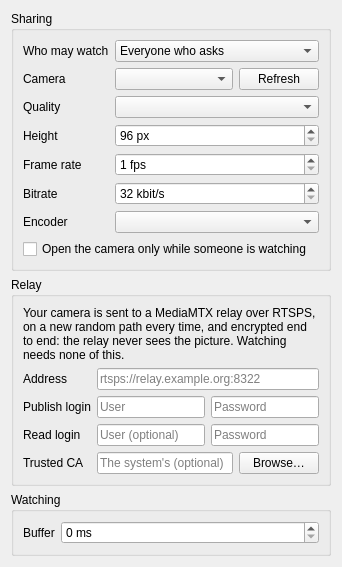
<?xml version="1.0" encoding="UTF-8"?>
<ui version="4.0">
 <class>WebcamConfig</class>
 <widget class="QWidget" name="WebcamConfig">
  <property name="windowTitle">
   <string>Camera</string>
  </property>
  <layout class="QVBoxLayout" name="qvlMain">
   <item>
    <widget class="QGroupBox" name="qgbSharing">
     <property name="title">
      <string>Sharing</string>
     </property>
     <layout class="QFormLayout" name="qflSharing">
      <item row="0" column="0">
       <widget class="QLabel" name="qlPolicy">
        <property name="text">
         <string>Who may watch</string>
        </property>
        <property name="buddy">
         <cstring>qcbPolicy</cstring>
        </property>
       </widget>
      </item>
      <item row="0" column="1">
       <widget class="QComboBox" name="qcbPolicy">
        <property name="toolTip">
         <string>What happens when someone asks to watch your camera while you share it</string>
        </property>
        <item>
         <property name="text">
          <string>Everyone who asks</string>
         </property>
        </item>
        <item>
         <property name="text">
          <string>Ask me each time</string>
         </property>
        </item>
        <item>
         <property name="text">
          <string>Nobody</string>
         </property>
        </item>
       </widget>
      </item>
      <item row="1" column="0">
       <widget class="QLabel" name="qlDevice">
        <property name="text">
         <string>Camera</string>
        </property>
        <property name="buddy">
         <cstring>qcbDevice</cstring>
        </property>
       </widget>
      </item>
      <item row="1" column="1">
       <layout class="QHBoxLayout" name="qhlDevice">
        <item>
         <widget class="QComboBox" name="qcbDevice">
          <property name="sizePolicy">
           <sizepolicy hsizetype="Expanding" vsizetype="Fixed">
            <horstretch>0</horstretch>
            <verstretch>0</verstretch>
           </sizepolicy>
          </property>
         </widget>
        </item>
        <item>
         <widget class="QPushButton" name="qpbRefreshDevices">
          <property name="text">
           <string>Refresh</string>
          </property>
         </widget>
        </item>
       </layout>
      </item>
      <item row="2" column="0">
       <widget class="QLabel" name="qlQuality">
        <property name="text">
         <string>Quality</string>
        </property>
        <property name="buddy">
         <cstring>qcbQuality</cstring>
        </property>
       </widget>
      </item>
      <item row="2" column="1">
       <widget class="QComboBox" name="qcbQuality">
        <property name="toolTip">
         <string>What your camera is sent at. Lower settings use less data for you and your viewers.</string>
        </property>
       </widget>
      </item>
      <item row="3" column="0">
       <widget class="QLabel" name="qlCustomHeight">
        <property name="text">
         <string>Height</string>
        </property>
        <property name="buddy">
         <cstring>qsbCustomHeight</cstring>
        </property>
       </widget>
      </item>
      <item row="3" column="1">
       <widget class="QSpinBox" name="qsbCustomHeight">
        <property name="suffix">
         <string> px</string>
        </property>
        <property name="minimum">
         <number>96</number>
        </property>
        <property name="maximum">
         <number>2160</number>
        </property>
        <property name="singleStep">
         <number>16</number>
        </property>
       </widget>
      </item>
      <item row="4" column="0">
       <widget class="QLabel" name="qlCustomFps">
        <property name="text">
         <string>Frame rate</string>
        </property>
        <property name="buddy">
         <cstring>qsbCustomFps</cstring>
        </property>
       </widget>
      </item>
      <item row="4" column="1">
       <widget class="QSpinBox" name="qsbCustomFps">
        <property name="suffix">
         <string> fps</string>
        </property>
        <property name="minimum">
         <number>1</number>
        </property>
        <property name="maximum">
         <number>60</number>
        </property>
       </widget>
      </item>
      <item row="5" column="0">
       <widget class="QLabel" name="qlCustomKbps">
        <property name="text">
         <string>Bitrate</string>
        </property>
        <property name="buddy">
         <cstring>qsbCustomKbps</cstring>
        </property>
       </widget>
      </item>
      <item row="5" column="1">
       <widget class="QSpinBox" name="qsbCustomKbps">
        <property name="suffix">
         <string> kbit/s</string>
        </property>
        <property name="minimum">
         <number>32</number>
        </property>
        <property name="maximum">
         <number>20000</number>
        </property>
        <property name="singleStep">
         <number>50</number>
        </property>
       </widget>
      </item>
      <item row="6" column="0">
       <widget class="QLabel" name="qlEncoder">
        <property name="text">
         <string>Encoder</string>
        </property>
        <property name="buddy">
         <cstring>qcbEncoder</cstring>
        </property>
       </widget>
      </item>
      <item row="6" column="1">
       <widget class="QComboBox" name="qcbEncoder"/>
      </item>
      <item row="7" column="0" colspan="2">
       <widget class="QCheckBox" name="qcbOnDemand">
        <property name="toolTip">
         <string>Keep the camera (and its light) off while you share and nobody is watching, and send nothing to the relay</string>
        </property>
        <property name="text">
         <string>Open the camera only while someone is watching</string>
        </property>
       </widget>
      </item>
     </layout>
    </widget>
   </item>
   <item>
    <widget class="QGroupBox" name="qgbRelay">
     <property name="title">
      <string>Relay</string>
     </property>
     <layout class="QFormLayout" name="qflRelay">
      <item row="0" column="0" colspan="2">
       <widget class="QLabel" name="qlRelayInfo">
        <property name="text">
         <string>Your camera is sent to a MediaMTX relay over RTSPS, on a new random path every time, and encrypted end to end: the relay never sees the picture. Watching needs none of this.</string>
        </property>
        <property name="wordWrap">
         <bool>true</bool>
        </property>
       </widget>
      </item>
      <item row="1" column="0">
       <widget class="QLabel" name="qlRelay">
        <property name="text">
         <string>Address</string>
        </property>
        <property name="buddy">
         <cstring>qleRelay</cstring>
        </property>
       </widget>
      </item>
      <item row="1" column="1">
       <widget class="QLineEdit" name="qleRelay">
        <property name="placeholderText">
         <string>rtsps://relay.example.org:8322</string>
        </property>
       </widget>
      </item>
      <item row="2" column="0">
       <widget class="QLabel" name="qlPublishUser">
        <property name="text">
         <string>Publish login</string>
        </property>
        <property name="buddy">
         <cstring>qlePublishUser</cstring>
        </property>
       </widget>
      </item>
      <item row="2" column="1">
       <layout class="QHBoxLayout" name="qhlPublish">
        <item>
         <widget class="QLineEdit" name="qlePublishUser">
          <property name="placeholderText">
           <string>User</string>
          </property>
         </widget>
        </item>
        <item>
         <widget class="QLineEdit" name="qlePublishPassword">
          <property name="echoMode">
           <enum>QLineEdit::Password</enum>
          </property>
          <property name="placeholderText">
           <string>Password</string>
          </property>
         </widget>
        </item>
       </layout>
      </item>
      <item row="3" column="0">
       <widget class="QLabel" name="qlReadUser">
        <property name="text">
         <string>Read login</string>
        </property>
        <property name="buddy">
         <cstring>qleReadUser</cstring>
        </property>
       </widget>
      </item>
      <item row="3" column="1">
       <layout class="QHBoxLayout" name="qhlRead">
        <item>
         <widget class="QLineEdit" name="qleReadUser">
          <property name="toolTip">
           <string>Only if the relay wants a login for reading: it is given to each viewer you let in, sealed to them</string>
          </property>
          <property name="placeholderText">
           <string>User (optional)</string>
          </property>
         </widget>
        </item>
        <item>
         <widget class="QLineEdit" name="qleReadPassword">
          <property name="echoMode">
           <enum>QLineEdit::Password</enum>
          </property>
          <property name="placeholderText">
           <string>Password</string>
          </property>
         </widget>
        </item>
       </layout>
      </item>
      <item row="4" column="0">
       <widget class="QLabel" name="qlCaFile">
        <property name="text">
         <string>Trusted CA</string>
        </property>
        <property name="buddy">
         <cstring>qleCaFile</cstring>
        </property>
       </widget>
      </item>
      <item row="4" column="1">
       <layout class="QHBoxLayout" name="qhlCaFile">
        <item>
         <widget class="QLineEdit" name="qleCaFile">
          <property name="toolTip">
           <string>A PEM file of certificate authorities to trust for relays, when theirs is not one the system trusts. Used for watching as well.</string>
          </property>
          <property name="placeholderText">
           <string>The system's (optional)</string>
          </property>
         </widget>
        </item>
        <item>
         <widget class="QPushButton" name="qpbCaFile">
          <property name="text">
           <string>Browse…</string>
          </property>
         </widget>
        </item>
       </layout>
      </item>
     </layout>
    </widget>
   </item>
   <item>
    <widget class="QGroupBox" name="qgbWatching">
     <property name="title">
      <string>Watching</string>
     </property>
     <layout class="QFormLayout" name="qflWatching">
      <item row="0" column="0">
       <widget class="QLabel" name="qlLatency">
        <property name="text">
         <string>Buffer</string>
        </property>
        <property name="buddy">
         <cstring>qsbLatency</cstring>
        </property>
       </widget>
      </item>
      <item row="0" column="1">
       <widget class="QSpinBox" name="qsbLatency">
        <property name="toolTip">
         <string>How far behind live a watched camera plays. More smooths out a poor connection.</string>
        </property>
        <property name="suffix">
         <string> ms</string>
        </property>
        <property name="maximum">
         <number>5000</number>
        </property>
        <property name="singleStep">
         <number>50</number>
        </property>
       </widget>
      </item>
     </layout>
    </widget>
   </item>
   <item>
    <spacer name="qsVertical">
     <property name="orientation">
      <enum>Qt::Vertical</enum>
     </property>
     <property name="sizeHint" stdset="0">
      <size>
       <width>0</width>
       <height>0</height>
      </size>
     </property>
    </spacer>
   </item>
  </layout>
 </widget>
 <resources/>
 <connections/>
</ui>
